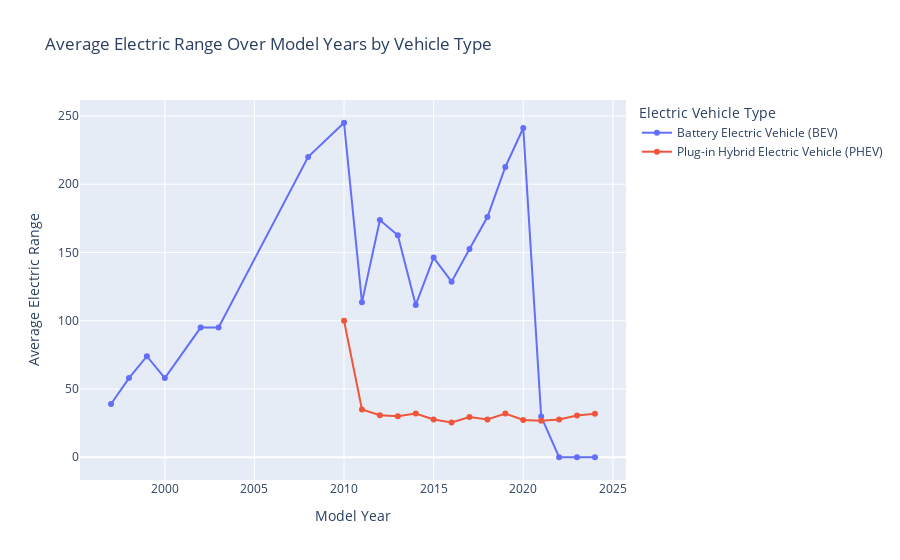

Notebook cell for this chart:
### Code cell
import plotly.express as px

df_avg_range = dfd.groupby(['Model Year', 'Electric Vehicle Type'])['Electric Range'].mean().reset_index()
fig3 = px.line(
    df_avg_range,
    x="Model Year",
    y="Electric Range",
    color="Electric Vehicle Type",
    title="Average Electric Range Over Model Years by Vehicle Type",
    markers=True
)
fig3.update_layout(xaxis_title="Model Year", yaxis_title="Average Electric Range")
fig3.show()

### Figure 1 — Plotly figure (JSON) as saved in the notebook; plotly's stock layout.template omitted (floating-point values rounded to 4 significant figures)
{"data": [{"hovertemplate": "Electric Vehicle Type=Battery Electric Vehicle (BEV)<br>Model Year=%{x}<br>Electric Range=%{y}<extra></extra>", "legendgroup": "Battery Electric Vehicle (BEV)", "line": {"color": "#636efa", "dash": "solid"}, "marker": {"symbol": "circle"}, "mode": "markers+lines", "name": "Battery Electric Vehicle (BEV)", "orientation": "v", "showlegend": true, "type": "scatter", "x": [1997, 1998, 1999, 2000, 2002, 2003, 2008, 2010, 2011, 2012, 2013, 2014, 2015, 2016, 2017, 2018, 2019, 2020, 2021, 2022, 2023, 2024], "xaxis": "x", "y": [39, 58, 74, 58, 95, 95, 220, 245, 113.5, 173.7, 162.5, 111.5, 146.3, 128.6, 152.6, 176.0, 212.6, 241.1, 29.81, 0, 0, 0], "yaxis": "y"}, {"hovertemplate": "Electric Vehicle Type=Plug-in Hybrid Electric Vehicle (PHEV)<br>Model Year=%{x}<br>Electric Range=%{y}<extra></extra>", "legendgroup": "Plug-in Hybrid Electric Vehicle (PHEV)", "line": {"color": "#EF553B", "dash": "solid"}, "marker": {"symbol": "circle"}, "mode": "markers+lines", "name": "Plug-in Hybrid Electric Vehicle (PHEV)", "orientation": "v", "showlegend": true, "type": "scatter", "x": [2010, 2011, 2012, 2013, 2014, 2015, 2016, 2017, 2018, 2019, 2020, 2021, 2022, 2023, 2024], "xaxis": "x", "y": [100, 35, 30.84, 30.04, 32.1, 27.68, 25.41, 29.42, 27.66, 31.97, 27.36, 26.81, 27.65, 30.51, 31.93], "yaxis": "y"}], "layout": {"autosize": true, "legend": {"title": {"text": "Electric Vehicle Type"}, "tracegroupgap": 0}, "title": {"text": "Average Electric Range Over Model Years by Vehicle Type"}, "xaxis": {"anchor": "y", "autorange": true, "domain": [0, 1], "range": [1995.0, 2026.0], "title": {"text": "Model Year"}, "type": "linear"}, "yaxis": {"anchor": "x", "autorange": true, "domain": [0, 1], "range": [-20.22, 265.2], "title": {"text": "Average Electric Range"}, "type": "linear"}}}
